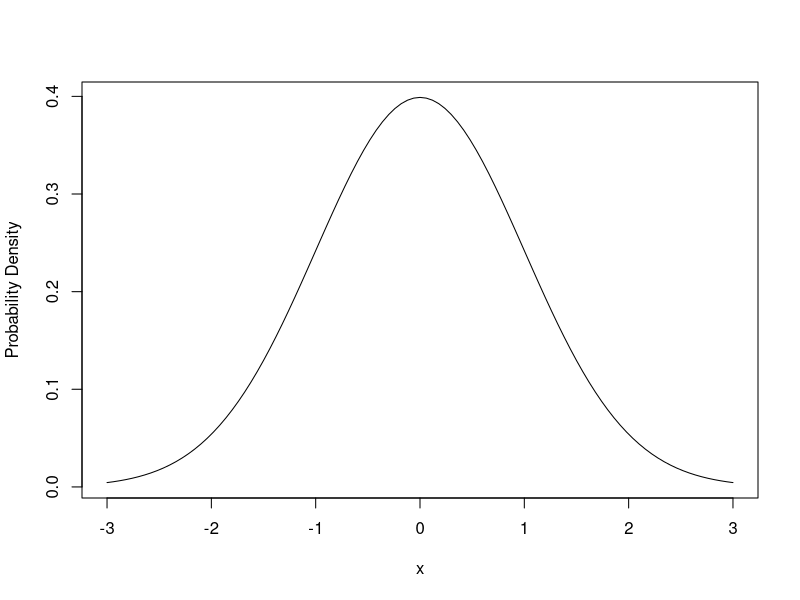

The R source for this figure:
## ---- chunk 1
# Set up a vector of z values
z <- seq(0.00, 3.40, 0.01)

# Calculate the probabilities for each z value using pnorm()
probabilities <- round(pnorm(z), 4)

# Combine the z values and probabilities into a data frame
table <- data.frame(z, probabilities)

# Print the table
print(table)


## ---- chunk 2
# set up the degrees of freedom (df) range
df <- 1:99

# set up the alpha values
alpha <- c(0.10, 0.05, 0.025, 0.01)

# set up an empty matrix to store the critical values
crit_vals <- matrix(NA, nrow = length(df), ncol = length(alpha)+1)

# fill in the first column of the matrix with degrees of freedom
crit_vals[,1] <- df

# calculate the critical values and store them in the matrix
for (i in 1:length(df)) {
  for (j in 1:length(alpha)) {
    crit_vals[i,j+1] <- round(qt(1-alpha[j]/2, df[i]), 3)
  }
}

# set the column names
colnames(crit_vals) <- c("df", paste0("alpha=", alpha))

# print the table
crit_vals

## ---- chunk 3
# Set up a vector of z-scores
z <- seq(-3.4, 3.4, 0.1)

# Calculate the corresponding probabilities using pnorm()
prob <- round(pnorm(z), 4)

# Combine the z-scores and probabilities into a data frame
table <- data.frame(z, prob)

# Print the table
print(table)


## ---- chunk 4
#create a vector of z values
z_values <- seq(-3, 3, by = 0.1)

#calculate the area in percent for each z value using the pnorm function
area_percent <- pnorm(z_values, lower.tail = TRUE)

#create a data frame with the z values and area in percent
z_table <- data.frame(z_value = z_values, area_percent = area_percent)

#view the z table
z_table
## ---- chunk 5
library(stats)

f_table <- data.frame(df1=rep(1:30, each=30), df2=rep(1:30, 30), 
                      p=qf(seq(0.01, 0.99, 0.01), df1=rep(1:30, each=30), df2=rep(1:30, 30)))

print(f_table)

## ---- chunk 6
x <- seq(-3, 3, 0.01)
curve(dnorm(x, mean=0, sd=1), from=-3, to=3, xlab="x", ylab="Probability Density")

